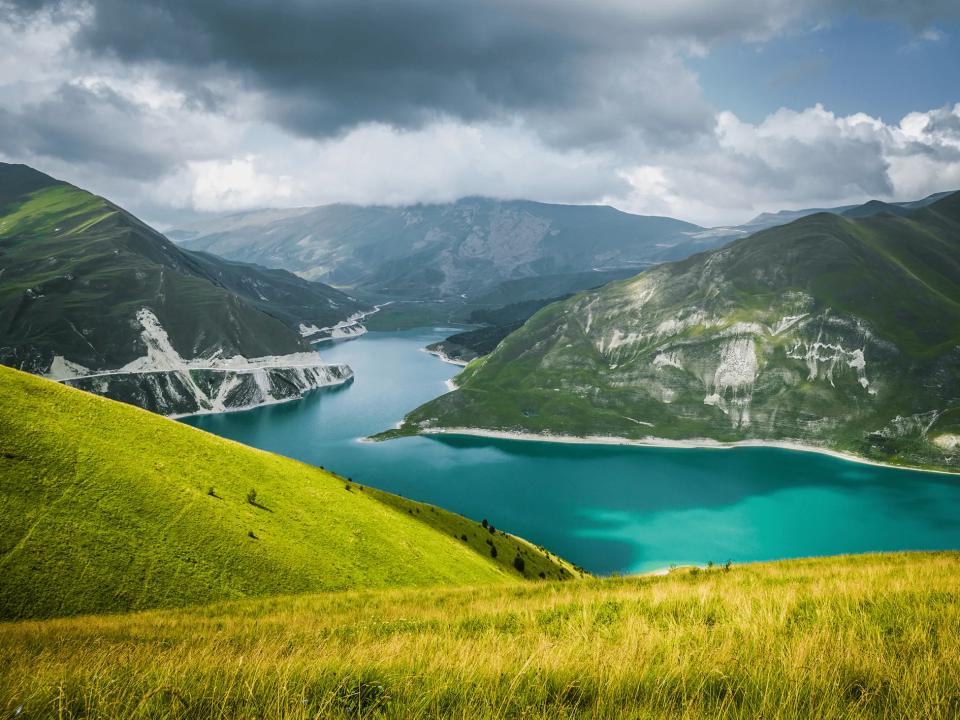
#> input picture image.jpg, 1920 x 1439 px (shown at 1/2 size)
$ jupyter execute 'МЗ_лр4.ipynb'
#> lines starting #> are read from the running program, lines starting #| are printed output that depends on the picture
# Лабораторная работа №4
## Выделение контуров на изображениях

Для свертки использовать написанную ранее в ЛР1 функцию, по необходимость дописать её для работы с масками с четной размерностью.

1. Считать цветное rgb изображение. Преобразовать в градации серого.
2. Написать функцию свёртки (прохождение окном).
3. Сделать выделение контуров методом простого градиента. В качестве значения модуля градиента использовать указанный в вариантах метод.
  *   Вход: изображение из пункта 1
  *   Вывод: бинарное изображение с контурами
4. Сделать выделение контуров методом по вариантам.
  *   Вход: изображение из пункта 1
  *   Вывод: бинарное изображение с контурами

5. Сделать выделение контуров методом с согласованием. Тип функции аппроксимации и размер окна указан по вариантам.
  *   Вход: изображение из пункта 1
  *   Вывод: бинарное изображение с контурами

*Для работы с изображением использовать OpenCV (открытие, сохранение и т.д.). Для визуализации можно использовать matplotlib. Все необходимые для задания функции реализовавать самим, а не использовать готовые в OpenCV, если не указано обратного.*

Ссылки на полезные ресурсы:

1.    [Методичка по локальным методам выделения контуров](https://drive.google.com/file/d/1gjYK-uPsrmzoqXiCxt42t7kGVp3b5cTj/view?usp=drivesdk)
1.    [Методичка по локальным методам выделения контуров 2](https://drive.google.com/file/d/1l0zopB8B4Ep8HyzjQb0YRrLZweYDBtte/view?usp=sharing)
1.    [Документация OpenCV](https://docs.opencv.org/4.x/index.html)

Вариант 3:
1. Модуль градиента аппроксимируется максимумом среди модулей производных
2. Оператор Лапласа
3. Метод с согласованием: аппроксимация поверхностью 1-го порядка, окно 3x3

[cell 1]
import cv2
import numpy as np
import matplotlib.pyplot as plt
from pathlib import Path

OUTPUT_DIR = Path("images")
OUTPUT_DIR.mkdir(exist_ok=True)

### 1. Считать цветное RGB-изображение. Преобразовать в градации серого.

[cell 2]
def read_rgb_image(image_path):
#> called with image_path = 'image.jpg'
    try:
        img = cv2.imread(image_path)
#> img is the input picture: shape (1439, 1920, 3); mean B, G, R 101, 134.2, 114.7
        img = cv2.resize(img, (255, 255))
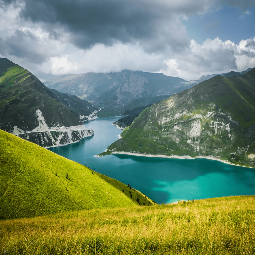
#> img: shape (255, 255, 3); mean B, G, R 101, 134.1, 114.7
        img = cv2.cvtColor(img, cv2.COLOR_BGR2RGB)
        return img
    except Exception as e:
        print("Ошибка при чтении изображения:", str(e))
        return None

image_path = "image.jpg"

image = read_rgb_image(image_path)

if image is not None:
    print("Изображение успешно загружено!")
    print("Размер изображения:", image.shape)
#| Размер изображения: (255, 255, 3)

    plt.imshow(image)
    plt.axis('off')
    plt.savefig(OUTPUT_DIR / "4_1_rgb_image.png", bbox_inches="tight", dpi=300)
    plt.show()
else:
    print("Не удалось загрузить изображение.")

gray_image = cv2.cvtColor(image, cv2.COLOR_RGB2GRAY)

plt.imshow(gray_image, cmap='gray')
plt.axis('off')
plt.savefig(OUTPUT_DIR / "4_2_grayscale.png", bbox_inches="tight", dpi=300)
plt.show()

[cell 3]
def convolution(image, kernel):
    img = image.astype(np.float64)
#> img: shape (255, 255) float64
    ker = kernel.astype(np.float64)

    kh, kw = ker.shape

    pad_h, pad_w = kh // 2, kw // 2
    ker_rot = np.rot90(ker, 2)
    padded = np.pad(img, ((pad_h, pad_h), (pad_w, pad_w)), mode="constant")
    out = np.zeros_like(img)

    for i in range(img.shape[0]):
        for j in range(img.shape[1]):
            patch = padded[i:i + kh, j:j + kw]
            out[i, j] = np.sum(patch * ker_rot)
    return out

def to_binary(image):
    threshold = image.mean()
    return np.where(image > threshold, 255, 0).astype(np.uint8)

### 2. Сделать выделение контуров методом простого градиента.
В качестве значения модуля градиента используется максимум среди модулей производных.

[cell 4]
def simple_gradient_solution(image):
    window_y = np.array([[-1], [1]])
    window_x = np.array([[-1, 1]])

    derivative_y = np.abs(convolution(image, window_y))
    derivative_x = np.abs(convolution(image, window_x))
    derivative = np.maximum(derivative_y, derivative_x)
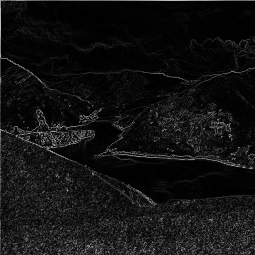
#> derivative: shape (255, 255) float64; min 0, max 195, mean 17.8

    return to_binary(derivative)
#> in to_binary, `threshold = image.mean()`: threshold = 17.78
#> in to_binary, `return np.where(image > threshold, 255, 0).astype(np.uint8)`:
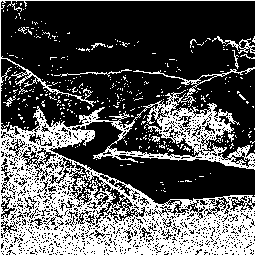
#> returned value: shape (255, 255); 33.5% white in thin lines or dots

simple_gradient = simple_gradient_solution(gray_image)

plt.figure(figsize=(10, 5))
plt.subplot(1, 2, 1)
plt.imshow(gray_image, cmap='gray')
plt.title('Исходное изображение')
plt.axis('off')

plt.subplot(1, 2, 2)
plt.imshow(simple_gradient, cmap='gray')
plt.title('Метод простого градиента')
plt.axis('off')

plt.savefig(OUTPUT_DIR / "4_3_simple_gradient.png", bbox_inches="tight", dpi=300)
plt.show()

### 3. Сделать выделение контуров методом: оператор Лапласа.

[cell 5]
def laplace_solution(image):
    window = np.array([[0, -1, 0],
                       [-1, 4, -1],
                       [0, -1, 0]], dtype=np.float64)

    derivative = np.abs(convolution(image, window))
#> in convolution (call 3), `padded = np.pad(img, ((pad_h, pad_h), (pad_w, pad_w)), mode="constant")`:
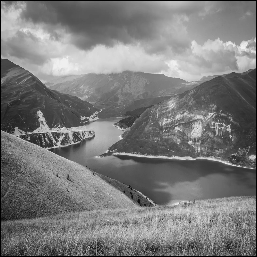
#> padded: shape (257, 257) float64; min 0, max 242, mean 122.6
#> after the loop in convolution (call 3), `for i in range(img.shape[0]):`:
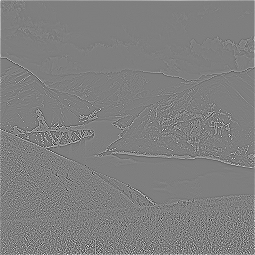
#> out: shape (255, 255) float64; min -475, max 478, mean 1.6; drawn with min black and max white
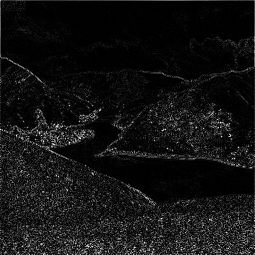
#> derivative: shape (255, 255) float64; min 0, max 478, mean 35.7; drawn with min black and max white
    return to_binary(derivative)
#> in to_binary (call 2), `return np.where(image > threshold, 255, 0).astype(np.uint8)`: returned value: shape (255, 255); 31.1% white in thin lines or dots

laplace = laplace_solution(gray_image)

plt.figure(figsize=(10, 5))
plt.subplot(1, 2, 1)
plt.imshow(gray_image, cmap='gray')
plt.title('Исходное изображение')
plt.axis('off')

plt.subplot(1, 2, 2)
plt.imshow(laplace, cmap='gray')
plt.title('Оператор Лапласа')
plt.axis('off')

plt.savefig(OUTPUT_DIR / "4_4_laplace_operator.png", bbox_inches="tight", dpi=300)
plt.show()

### 4. Сделать выделение контуров методом с согласованием.
Тип функции аппроксимации: поверхность 1-го порядка, размер окна: 3x3.
Это соответствует оператору Превитта.

[cell 6]
def matched_method_solution(image):
    window_y = np.array([[-1, -1, -1],
                         [ 0,  0,  0],
                         [ 1,  1,  1]], dtype=np.float64)

    window_x = np.array([[-1,  0,  1],
                         [-1,  0,  1],
                         [-1,  0,  1]], dtype=np.float64)

    derivative_y = convolution(image, window_y)
#> after the loop in convolution (call 4), `for i in range(img.shape[0]):`:
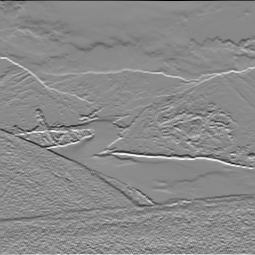
#> out: shape (255, 255) float64; min -565, max 478, mean 0.5; drawn with min black and max white
    derivative_x = convolution(image, window_x)
#> after the loop in convolution (call 5), `for i in range(img.shape[0]):`:
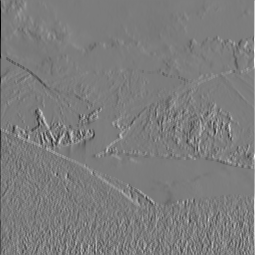
#> out: shape (255, 255) float64; min -582, max 608, mean -0.1; drawn with min black and max white
    derivative = np.sqrt(derivative_y ** 2 + derivative_x ** 2)
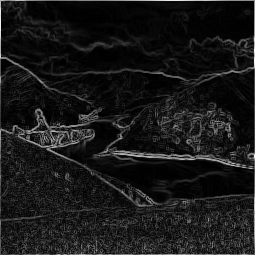
#> derivative: shape (255, 255) float64; min 0, max 611.3, mean 58; drawn with min black and max white

    return to_binary(derivative)
#> in to_binary (call 3), `threshold = image.mean()`: threshold = 58.04
#> in to_binary (call 3), `return np.where(image > threshold, 255, 0).astype(np.uint8)`:
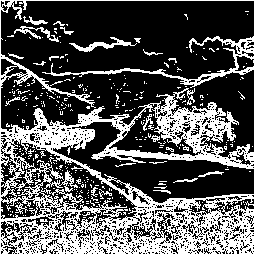
#> returned value: shape (255, 255); 33.4% white in thin lines or dots

matched_image = matched_method_solution(gray_image)

plt.figure(figsize=(10, 10))
plt.subplot(1, 2, 1)
plt.imshow(gray_image, cmap='gray')
plt.title('Исходное изображение')
plt.axis('off')

plt.subplot(2, 2, 2)
plt.imshow(matched_image, cmap='gray')
plt.title('Согласование: поверхность 1-го порядка')
plt.axis('off')

plt.savefig(OUTPUT_DIR / "4_5_matched_method.png", bbox_inches="tight", dpi=300)
plt.show()
